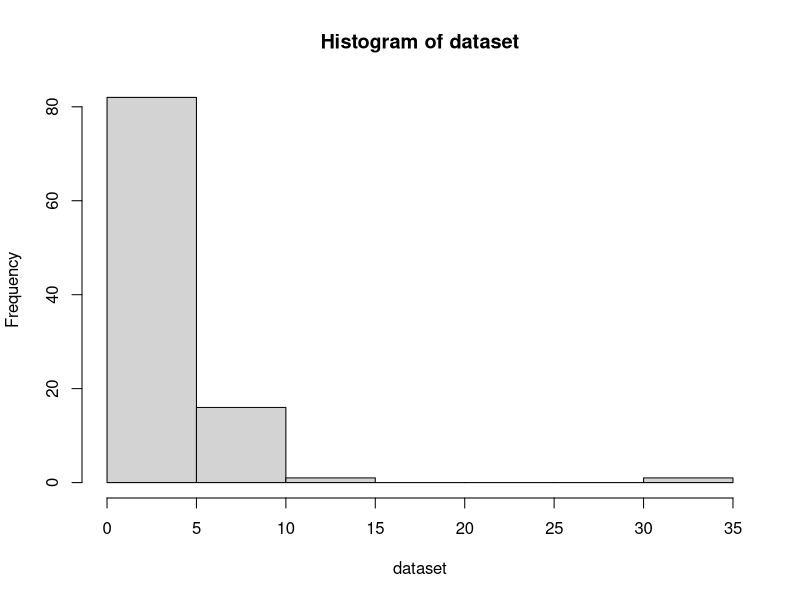

R code for this plot:
## ---- chunk 1
knitr::opts_chunk$set(echo = TRUE)
## ---- chunk 2
library(tidyverse)
## ---- chunk 3
n1 <- 10
p1 <- 0.697

n1*p1
## ---- chunk 4
n1*p1*(1-p1)
## ---- chunk 5
dbinom(x=5,size=10,prob=0.697)
## ---- chunk 6
pbinom(q=3,size=10,prob = 0.697)
## ---- chunk 7
1-pbinom(q=5, size=10, prob=0.697)
## ---- chunk 8
qbinom(p=0.5, size=10, prob=0.697)
## ---- chunk 9
rbinom(n=100,size = 20,prob = 0.5)
## ---- chunk 10
1/0.3
## ---- chunk 11
dgeom(x=9, prob = 0.3)
## ---- chunk 12
1-pgeom(q=3,prob=0.3)

## ---- chunk 13
dataset <- rgeom(100,0.3)
dataset
mean(dataset)
## ---- chunk 14
hist(dataset)
